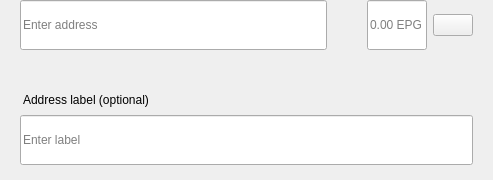
<?xml version="1.0" encoding="UTF-8"?>
<ui version="4.0">
 <class>SendMultiRow</class>
 <widget class="QWidget" name="SendMultiRow">
  <property name="geometry">
   <rect>
    <x>0</x>
    <y>0</y>
    <width>493</width>
    <height>180</height>
   </rect>
  </property>
  <property name="minimumSize">
   <size>
    <width>0</width>
    <height>0</height>
   </size>
  </property>
  <property name="maximumSize">
   <size>
    <width>16777215</width>
    <height>16777215</height>
   </size>
  </property>
  <property name="windowTitle">
   <string>Form</string>
  </property>
  <layout class="QVBoxLayout" name="verticalLayout_3">
   <property name="spacing">
    <number>0</number>
   </property>
   <property name="leftMargin">
    <number>0</number>
   </property>
   <property name="topMargin">
    <number>0</number>
   </property>
   <property name="rightMargin">
    <number>20</number>
   </property>
   <property name="bottomMargin">
    <number>5</number>
   </property>
   <item alignment="Qt::AlignTop">
    <widget class="QWidget" name="widget" native="true">
     <property name="sizePolicy">
      <sizepolicy hsizetype="Expanding" vsizetype="Maximum">
       <horstretch>0</horstretch>
       <verstretch>0</verstretch>
      </sizepolicy>
     </property>
     <property name="minimumSize">
      <size>
       <width>0</width>
       <height>60</height>
      </size>
     </property>
     <property name="maximumSize">
      <size>
       <width>16777215</width>
       <height>85</height>
      </size>
     </property>
     <layout class="QHBoxLayout" name="horizontalLayout" stretch="6,0,2">
      <property name="spacing">
       <number>0</number>
      </property>
      <property name="leftMargin">
       <number>8</number>
      </property>
      <property name="topMargin">
       <number>0</number>
      </property>
      <property name="rightMargin">
       <number>0</number>
      </property>
      <property name="bottomMargin">
       <number>0</number>
      </property>
      <item alignment="Qt::AlignTop">
       <widget class="QStackedWidget" name="stackedAddress">
        <property name="minimumSize">
         <size>
          <width>0</width>
          <height>50</height>
         </size>
        </property>
        <property name="maximumSize">
         <size>
          <width>16777215</width>
          <height>50</height>
         </size>
        </property>
        <widget class="QWidget" name="page_4">
         <property name="sizePolicy">
          <sizepolicy hsizetype="Expanding" vsizetype="Preferred">
           <horstretch>0</horstretch>
           <verstretch>0</verstretch>
          </sizepolicy>
         </property>
         <property name="minimumSize">
          <size>
           <width>0</width>
           <height>50</height>
          </size>
         </property>
         <property name="maximumSize">
          <size>
           <width>16777215</width>
           <height>55</height>
          </size>
         </property>
         <layout class="QVBoxLayout" name="verticalLayout_7">
          <property name="spacing">
           <number>0</number>
          </property>
          <property name="leftMargin">
           <number>12</number>
          </property>
          <property name="topMargin">
           <number>0</number>
          </property>
          <property name="rightMargin">
           <number>0</number>
          </property>
          <property name="bottomMargin">
           <number>0</number>
          </property>
          <item>
           <widget class="QLineEdit" name="lineEditAddress">
            <property name="minimumSize">
             <size>
              <width>0</width>
              <height>50</height>
             </size>
            </property>
            <property name="maximumSize">
             <size>
              <width>16777215</width>
              <height>50</height>
             </size>
            </property>
            <property name="placeholderText">
             <string>Enter address</string>
            </property>
           </widget>
          </item>
         </layout>
        </widget>
        <widget class="QWidget" name="page_3"/>
       </widget>
      </item>
      <item>
       <spacer name="horizontalSpacer_3">
        <property name="orientation">
         <enum>Qt::Horizontal</enum>
        </property>
        <property name="sizeType">
         <enum>QSizePolicy::Fixed</enum>
        </property>
        <property name="sizeHint" stdset="0">
         <size>
          <width>40</width>
          <height>20</height>
         </size>
        </property>
       </spacer>
      </item>
      <item>
       <layout class="QHBoxLayout" name="horizontalLayout_2">
        <property name="spacing">
         <number>6</number>
        </property>
        <item alignment="Qt::AlignTop">
         <widget class="QLineEdit" name="lineEditAmount">
          <property name="sizePolicy">
           <sizepolicy hsizetype="Expanding" vsizetype="Preferred">
            <horstretch>0</horstretch>
            <verstretch>0</verstretch>
           </sizepolicy>
          </property>
          <property name="minimumSize">
           <size>
            <width>0</width>
            <height>50</height>
           </size>
          </property>
          <property name="maximumSize">
           <size>
            <width>16777215</width>
            <height>50</height>
           </size>
          </property>
          <property name="maxLength">
           <number>17</number>
          </property>
          <property name="alignment">
           <set>Qt::AlignLeading|Qt::AlignLeft|Qt::AlignVCenter</set>
          </property>
          <property name="placeholderText">
           <string notr="true">0.00 EPG</string>
          </property>
         </widget>
        </item>
        <item>
         <layout class="QVBoxLayout" name="verticalLayout">
          <property name="topMargin">
           <number>14</number>
          </property>
          <property name="bottomMargin">
           <number>0</number>
          </property>
          <item alignment="Qt::AlignTop">
           <widget class="QPushButton" name="btnMenu">
            <property name="minimumSize">
             <size>
              <width>0</width>
              <height>0</height>
             </size>
            </property>
            <property name="maximumSize">
             <size>
              <width>16777215</width>
              <height>16777215</height>
             </size>
            </property>
            <property name="focusPolicy">
             <enum>Qt::NoFocus</enum>
            </property>
            <property name="text">
             <string/>
            </property>
           </widget>
          </item>
         </layout>
        </item>
       </layout>
      </item>
     </layout>
    </widget>
   </item>
   <item>
    <widget class="QWidget" name="layoutLabel" native="true">
     <property name="minimumSize">
      <size>
       <width>0</width>
       <height>0</height>
      </size>
     </property>
     <property name="maximumSize">
      <size>
       <width>16777215</width>
       <height>16777215</height>
      </size>
     </property>
     <layout class="QVBoxLayout" name="verticalLayout_9">
      <property name="spacing">
       <number>6</number>
      </property>
      <property name="leftMargin">
       <number>20</number>
      </property>
      <property name="topMargin">
       <number>0</number>
      </property>
      <property name="rightMargin">
       <number>0</number>
      </property>
      <property name="bottomMargin">
       <number>10</number>
      </property>
      <item>
       <spacer name="verticalSpacer">
        <property name="orientation">
         <enum>Qt::Vertical</enum>
        </property>
        <property name="sizeType">
         <enum>QSizePolicy::Fixed</enum>
        </property>
        <property name="sizeHint" stdset="0">
         <size>
          <width>20</width>
          <height>20</height>
         </size>
        </property>
       </spacer>
      </item>
      <item>
       <widget class="QLabel" name="labelSubtitleDescription">
        <property name="styleSheet">
         <string notr="true">margin-bottom:2px;
margin-left:0.05px;
padding:0px;</string>
        </property>
        <property name="text">
         <string>Address label (optional)</string>
        </property>
       </widget>
      </item>
      <item>
       <widget class="QLineEdit" name="lineEditDescription">
        <property name="minimumSize">
         <size>
          <width>0</width>
          <height>50</height>
         </size>
        </property>
        <property name="maximumSize">
         <size>
          <width>16777215</width>
          <height>50</height>
         </size>
        </property>
        <property name="placeholderText">
         <string>Enter label</string>
        </property>
       </widget>
      </item>
     </layout>
    </widget>
   </item>
  </layout>
 </widget>
 <resources/>
 <connections/>
</ui>
